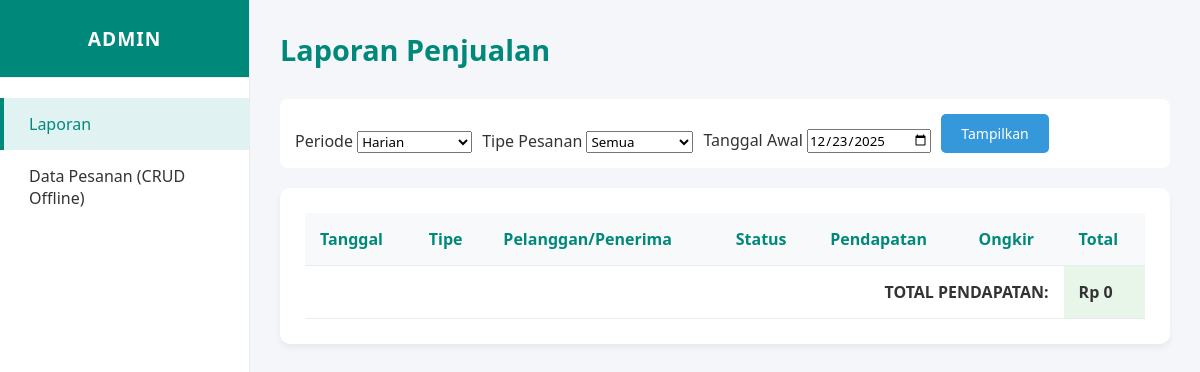
The app's page /frontend/pages/admin/reports.php, older data.
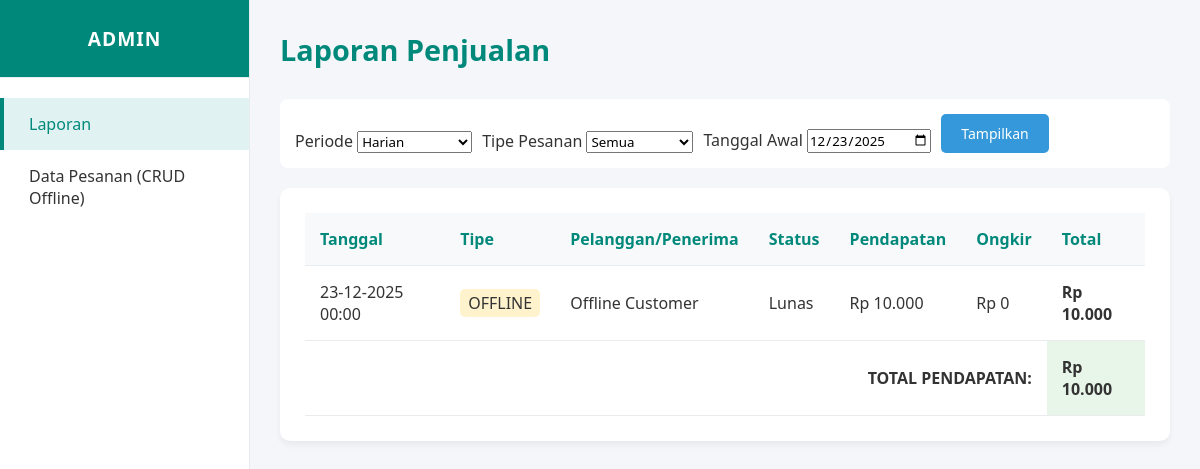
The same page, newer data.
### tables this page shows
CREATE TABLE `transaksi` (
  `id_transaksi` int NOT NULL,
  `id_users` int DEFAULT NULL,
  `order_id` varchar(50) NOT NULL,
  `id_user` int DEFAULT NULL,
  `tanggal` date DEFAULT NULL,
  `jenis_transaksi` enum('offline','online') NOT NULL,
  `total_pendapatan` int DEFAULT NULL,
  `ongkir` int DEFAULT '0',
  `nama_penerima` varchar(100) DEFAULT NULL,
  `alamat_pengiriman` text,
  `no_hp_penerima` varchar(20) DEFAULT NULL,
  `snap_token` varchar(255) DEFAULT NULL,
  `metode_pembayaran` enum('cash','qris','transfer') NOT NULL DEFAULT 'cash',
  `catatan` varchar(100) DEFAULT NULL,
  `status` enum('Pending','Lunas','Batal') NOT NULL DEFAULT 'Pending'
);

### frontend/pages/admin/reports.php (the view, shortened to what this page needs)
<?php
require_once '../../../backend/config/koneksi.php';
$filter_periode = isset($_GET['periode']) ? $_GET['periode'] : 'harian';
$filter_tipe = isset($_GET['tipe']) ? $_GET['tipe'] : 'semua';
$tgl_awal = isset($_GET['tgl_awal']) ? $_GET['tgl_awal'] : date('Y-m-d');
$tgl_akhir = isset($_GET['tgl_akhir']) ? $_GET['tgl_akhir'] : date('Y-m-d');
$sql = "SELECT t.*, u.nama_lengkap
        FROM transaksi t
        LEFT JOIN users u ON t.id_users = u.id_users
        WHERE 1=1";
if($filter_periode == 'harian'){
    $sql .= " AND DATE(t.tanggal) = '$tgl_awal'";
} elseif($filter_periode == 'mingguan'){
    $sql .= " AND DATE(t.tanggal) BETWEEN '$tgl_awal' AND '$tgl_akhir'";
} elseif($filter_periode == 'bulanan'){
    $bulan = date('m', strtotime($tgl_awal));
    $tahun = date('Y', strtotime($tgl_awal));
    $sql .= " AND MONTH(t.tanggal) = '$bulan' AND YEAR(t.tanggal) = '$tahun'";
} elseif($filter_periode == 'tahunan'){
    $tahun = date('Y', strtotime($tgl_awal));
    $sql .= " AND YEAR(t.tanggal) = '$tahun'";
}
$sql .= " ORDER BY t.tanggal DESC";
$result = $koneksi->query($sql);
?>
<!DOCTYPE html>
<html lang="id">
<head>
    <link rel="stylesheet" href="../../css/admin.css">
    <link rel="stylesheet" href="https://cdnjs.cloudflare.com/ajax/libs/font-awesome/6.4.0/css/all.min.css">
</head>
<body>
    <nav class="admin-sidebar">
        <div class="sidebar-header"><h2>ADMIN</h2></div>
        <ul class="sidebar-menu">
            <li><a href="reports.php" class="active">Laporan</a></li>
            <li><a href="data_pesanan.php">Data Pesanan (CRUD Offline)</a></li>
        </ul>
    </nav>
    <main class="admin-content">
        <div class="content-header">
            <h1>Laporan Penjualan</h1>
        </div>
        <div class="dashboard-wrapper">
            <form action="" method="GET" style="background:#fff; padding:15px; border-radius:8px; display:flex; gap:10px; flex-wrap:wrap; align-items:flex-end; margin-bottom:20px;">
                <div>
                    <label>Periode</label>
                    <select name="periode" class="input-field" onchange="this.form.submit()">
                        <option value="harian" <?= $filter_periode=='harian'?'selected':'' ?>>Harian</option>
                    </select>
                </div>
                <div>
                    <label>Tipe Pesanan</label>
                    <select name="tipe" class="input-field">
                        <option value="semua" <?= $filter_tipe=='semua'?'selected':'' ?>>Semua</option>
                    </select>
                </div>
                <div>
                    <label>Tanggal Awal</label>
                    <input type="date" name="tgl_awal" value="<?= $tgl_awal ?>" class="input-field">
                </div>
                <button type="submit" class="tombol-biru">Tampilkan</button>
            </form>
            <div class="table-container">
                <table>
                    <thead>
                        <tr>
                            <th>Tanggal</th>
                            <th>Tipe</th>
                            <th>Pelanggan/Penerima</th>
                            <th>Status</th>
                            <th>Pendapatan</th>
                            <th>Ongkir</th>
                            <th>Total</th>
                        </tr>
                    </thead>
                    <tbody>
                        <?php
                        $grand_total_pendapatan = 0;
                        while($row = $result->fetch_assoc()):
                            $total = $row['total_pendapatan'] + $row['ongkir'];
                            $grand_total_pendapatan += $total;
                        ?>
                        <tr>
                            <td><?= date('d-m-Y H:i', strtotime($row['tanggal'])) ?></td>
                            <td>
                                <span style="padding:3px 8px; border-radius:5px; background: <?= $row['jenis_transaksi'] == 'online' ? '#d1ecf1' : '#fff3cd' ?>;">
                                    <?= strtoupper($row['jenis_transaksi']) ?>
                                </span>
                            </td>
                            <td>
                                <?php
                                    if($row['jenis_transaksi'] == 'online') {
                                        echo "<strong>" . $row['nama_penerima'] . "</strong><br><small>" . $row['alamat_pengiriman'] . "</small>";
                                    } else {
                                        echo "Offline Customer";
                                    }
                                ?>
                            </td>
                            <td><?= $row['status'] ?></td>
                            <td>Rp <?= number_format($row['total_pendapatan'],0,',','.') ?></td>
                            <td>Rp <?= number_format($row['ongkir'],0,',','.') ?></td>
                            <td style="font-weight:bold;">Rp <?= number_format($total,0,',','.') ?></td>
                        </tr>
                        <?php endwhile; ?>
                    </tbody>
                    <tfoot>
                        <tr>
                            <td colspan="6" style="text-align:right; font-weight:bold;">TOTAL PENDAPATAN:</td>
                            <td style="font-weight:bold; background:#e8f5e9;">Rp <?= number_format($grand_total_pendapatan,0,',','.') ?></td>
                        </tr>
                    </tfoot>
                </table>
            </div>
        </div>
    </main>
</body>
</html>

### frontend/css/admin.css (style rules this page uses)
:root { --warna-primer: #00897b; --warna-primer-dark: #00695c; --warna-latar-halaman: #f4f6f9; --warna-latar-sidebar: #ffffff; --warna-teks: #333333; --warna-teks-muted: #6c757d; --warna-border: #e9ecef; --shadow-halus: 0 4px 6px rgba(0,0,0,0.05); --shadow-hover: 0 10px 15px rgba(0,0,0,0.1); --warna-merah: #dc3545; }
* { margin: 0; padding: 0; box-sizing: border-box; font-family: 'Segoe UI', Tahoma, Geneva, Verdana, sans-serif; }
body { background-color: var(--warna-latar-halaman); color: var(--warna-teks); display: flex; min-height: 100vh; }
.admin-sidebar { width: 250px; background-color: var(--warna-latar-sidebar); border-right: 1px solid var(--warna-border); display: flex; flex-direction: column; position: fixed; height: 100vh; left: 0; top: 0; z-index: 100; }
.sidebar-header { padding: 25px; text-align: center; border-bottom: 1px solid var(--warna-border); background-color: var(--warna-primer); color: white; }
.sidebar-header h2 { font-size: 1.2rem; font-weight: bold; letter-spacing: 1px; }
.sidebar-menu { list-style: none; padding: 20px 0; flex-grow: 1; }
.sidebar-menu li a { display: block; padding: 15px 25px; color: var(--warna-teks); text-decoration: none; font-weight: 500; transition: all 0.3s ease; border-left: 4px solid transparent; }
.sidebar-menu li a:hover, .sidebar-menu li a.active { background-color: #e0f2f1; color: var(--warna-primer); border-left-color: var(--warna-primer); }
.admin-content { margin-left: 250px; padding: 30px; width: 100%; overflow-y: auto; }
.content-header { display: flex; justify-content: space-between; align-items: center; margin-bottom: 30px; }
.content-header h1 { font-size: 1.8rem; color: var(--warna-primer); }
.table-container { background: white; padding: 25px; border-radius: 10px; box-shadow: var(--shadow-halus); }
table { width: 100%; border-collapse: collapse; }
table th, table td { padding: 15px; text-align: left; border-bottom: 1px solid var(--warna-border); }
table th { background-color: #f8f9fa; color: var(--warna-primer); font-weight: 600; }
.tombol-biru { background-color: #3498db; color: white; border: none; padding: 10px 20px; border-radius: 5px; font-size: 14px; cursor: pointer; transition: background 0.3s; text-decoration: none; display: inline-flex; align-items: center; gap: 8px; }

Row changes from the older to the newer data that the page shows:
added transaksi: tanggal "23-12-2025 00:00", jenis_transaksi "OFFLINE", shows "Offline Customer", status "Lunas", total_pendapatan "10.000", ongkir "0", total "10.000"
Text that changed along with them:
$grand_total_pendapatan: "0" → "10.000"
